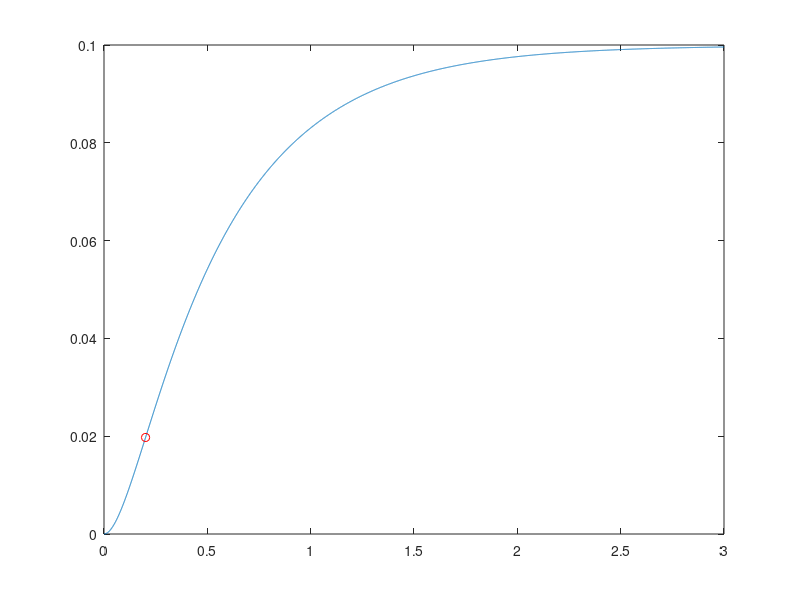

MATLAB code to generate this figure:
Ts = 0.0005;
%Continuous system
Ps = tf(2,[1,12,20.02]);
Pz = c2d(Ps,Ts,'zoh');
%response
[y,t] = step(Pz);
plot(t,y);
hold on;
% Estimate the 2nd deriv. by finite differences
ypp = diff(y,2);  
% Find the root using FZERO
t_infl = fzero(@(T) interp1(t(2:end-1),ypp,T,'linear','extrap'),0)
y_infl = interp1(t,y,t_infl,'linear')
plot(t_infl,y_infl,'ro');